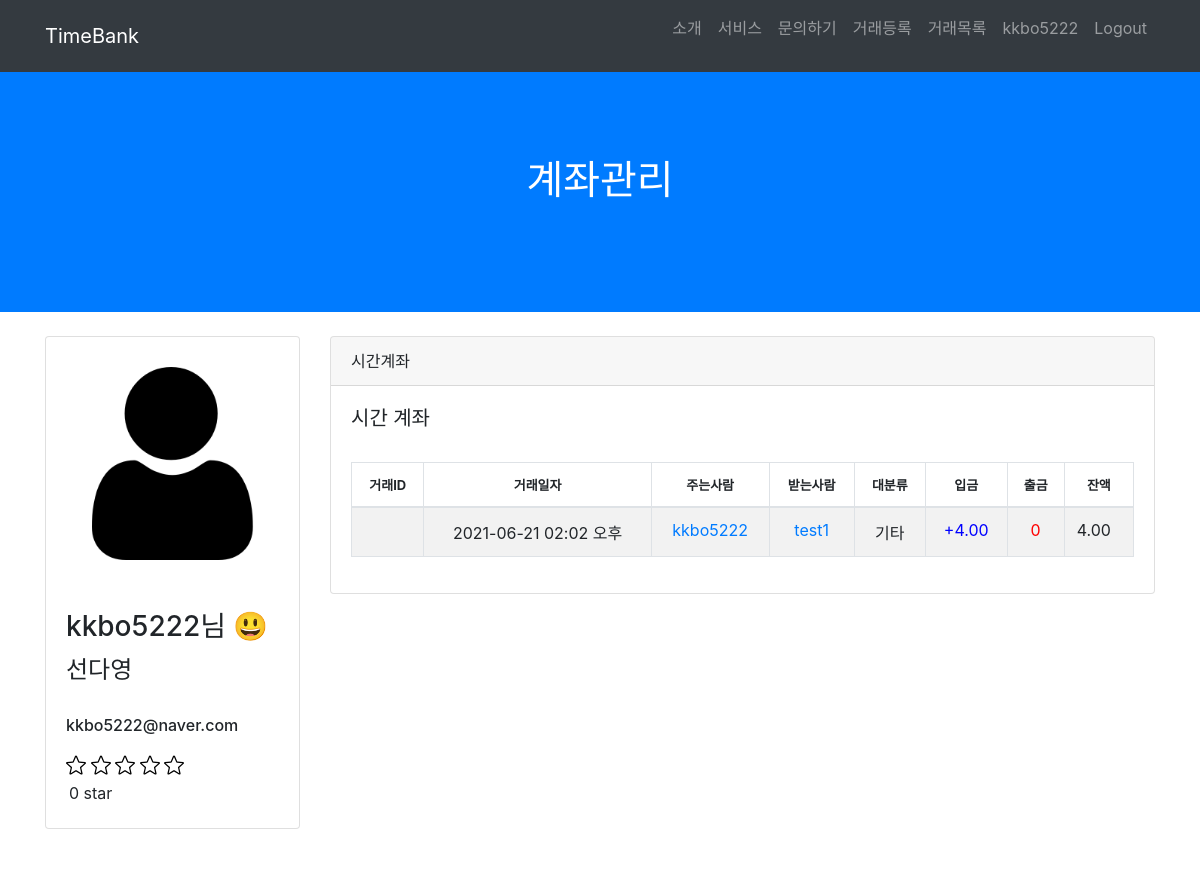
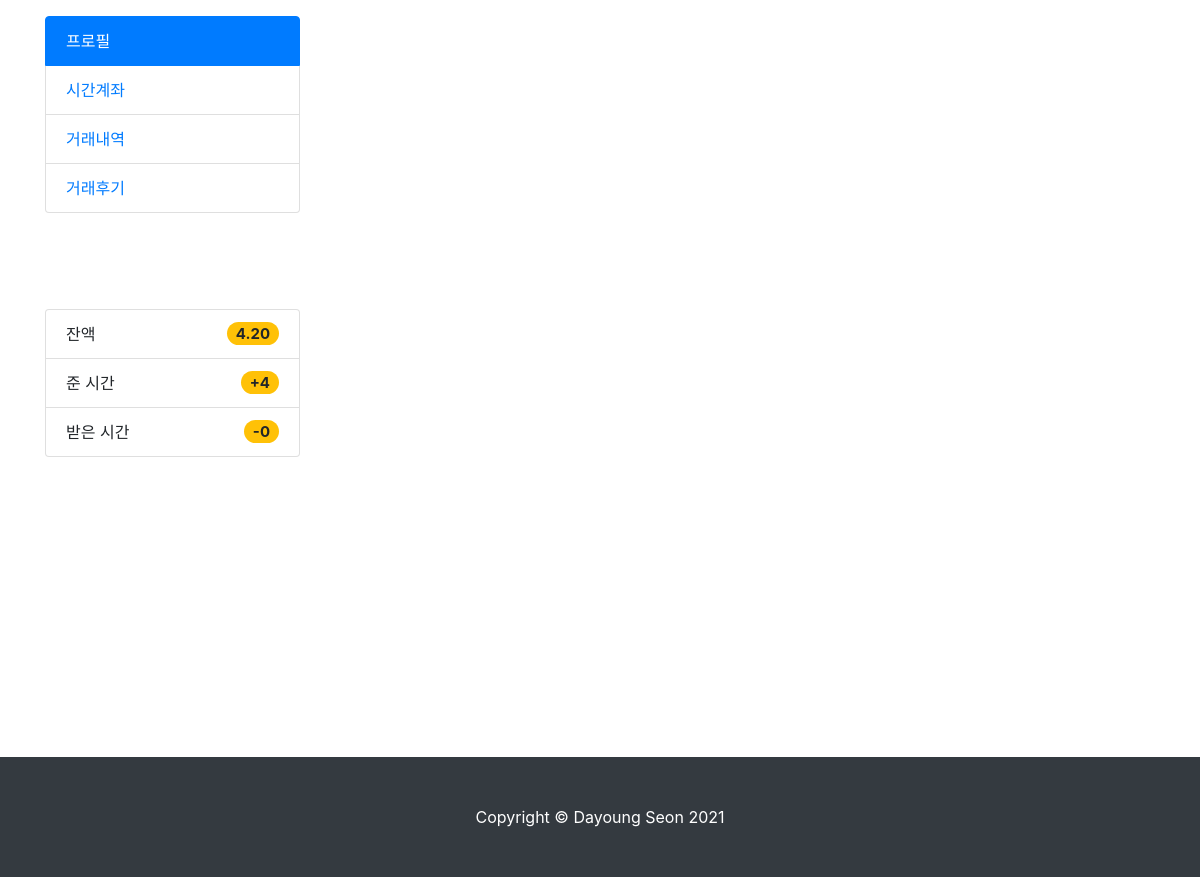
The app's page /account/kkbo5222/balance (signed in), older data (2 pictures, top to bottom).
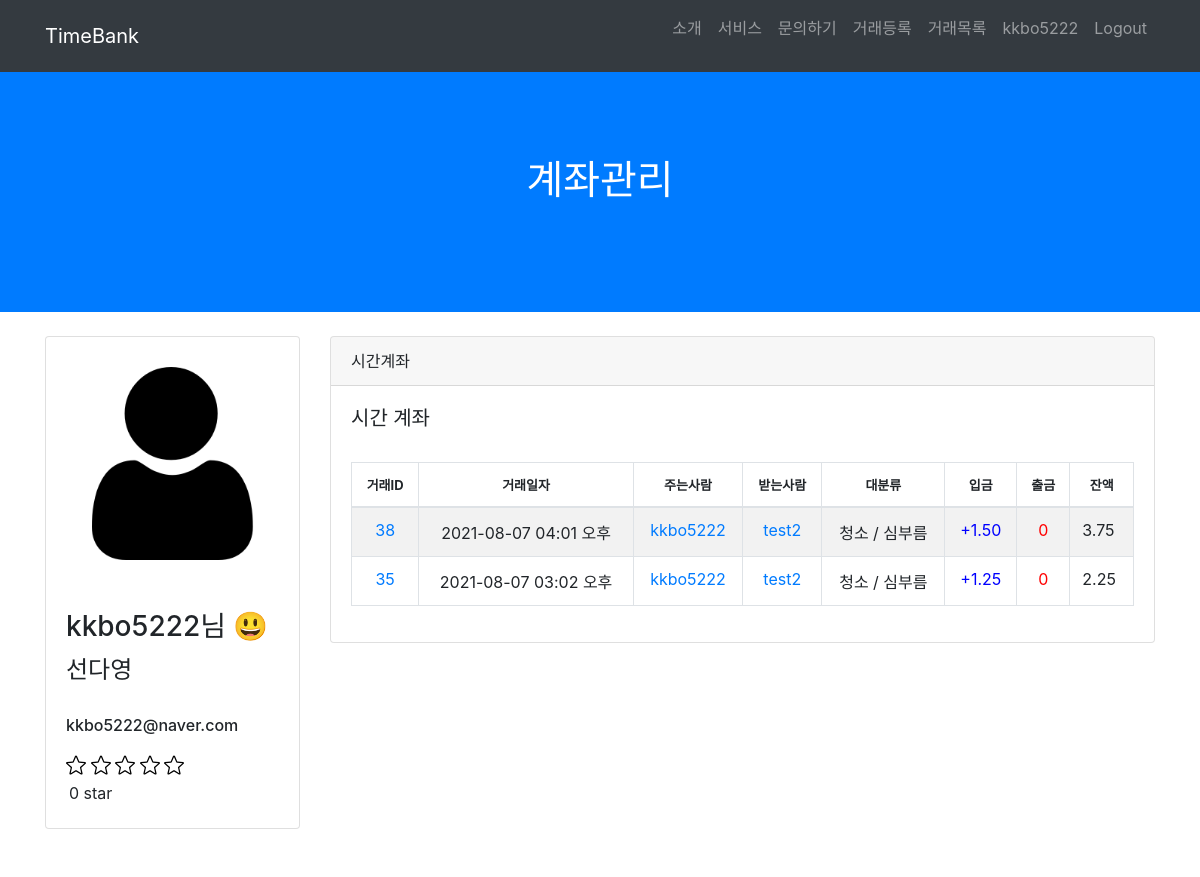
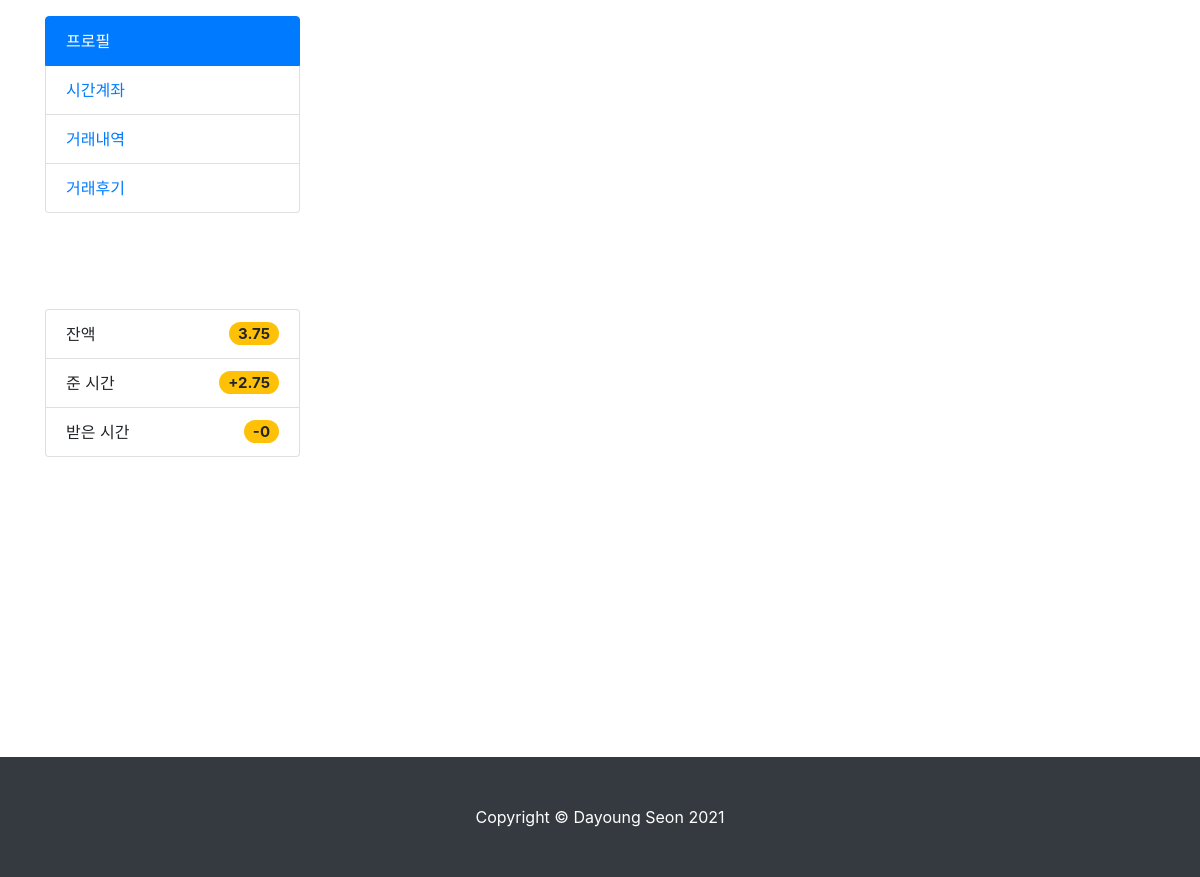
The same page, newer data (2 pictures, top to bottom).
### TimeBank_account/models.py (models this page shows)
class User(AbstractUser):
    username = models.CharField(max_length=64, verbose_name='사용자ID', unique=True)
    email = models.EmailField(max_length=128, verbose_name='E-mail')
    name = models.CharField(max_length=64, verbose_name='이름')
    password = models.CharField(max_length=100, verbose_name='비밀번호')
    contact = models.CharField(max_length=150, verbose_name='연락처')
    birth = models.CharField(max_length=150, verbose_name='생년월일')
    user_age = models.CharField(max_length=50, verbose_name='연령대')
    gender_choice = [('여성','여성'),('남성','남성'),('기타','기타')]
    gender = models.CharField(max_length=2, choices=gender_choice, verbose_name='성별')
    balance = models.DecimalField(decimal_places=2, max_digits=5,verbose_name='잔액', default=0)
    registered_dtn = models.DateField(auto_now_add=True, verbose_name='가입일자')
    image = models.ImageField(upload_to="images/", blank=True)
    about = models.TextField(verbose_name="소개말", blank=True)
    object = CustomUserManager()
    user_mode = [('코디네이터','코디네이터'),('사용자','사용자')]
    mode = models.CharField(max_length=60, choices=user_mode, verbose_name='유저등급', default='사용자', null=True)
    star = models.IntegerField(validators=[MinValueValidator(1), MaxValueValidator(5)], null=True, verbose_name='평균평점')
    def __str__(self):
        return self.username
    class Meta:
        db_table = 'TimeBank_user'

class Account(models.Model):
    post = models.ForeignKey('TimeBank_app.Post', on_delete=CASCADE, null=True, related_name='post', verbose_name='거래글')
    timestamp = models.DateTimeField(auto_now_add=True, verbose_name='거래일자')
    giver = models.ForeignKey('User', on_delete=models.CASCADE, related_name='giver', verbose_name='주는사람', null=True)
    taker = models.ForeignKey('User', on_delete=models.CASCADE, related_name='taker', verbose_name='받는사람', null=True)
    mainwork = models.CharField(max_length=100, default='', null=False)
    subwork = models.CharField(max_length=100, default='', null=False)
    tok = models.DecimalField(default=0, decimal_places=2, max_digits=5, verbose_name='거래금액')
    giver_balance = models.DecimalField(default=0, decimal_places=2, max_digits=5, verbose_name='주는사람 잔액')
    taker_balance = models.DecimalField(default=0, decimal_places=2, max_digits=5, verbose_name='받는사람 잔액')

### TimeBank_app/models.py (models this page shows, shortened)
class Post(models.Model):
    date = models.CharField(max_length=140)
    start_time = models.CharField(max_length=140)
    end_time = models.CharField(max_length=140)
    service_choice = (('주고싶어요','주고싶어요'),('받고싶어요','받고싶어요'))
    service = models.CharField(max_length=50, choices=service_choice)
    location = models.CharField(max_length=140)
    main_list = (('청소 / 심부름','청소 / 심부름'),
     ('몸 가꾸기 / 치장하기','몸 가꾸기 / 치장하기'),
     ('수선/ 수리','수선/ 수리'),
     ('상담','상담'),
     ('이동','이동'),
     ('먹기','먹기'),
     ('교육 / 여가생활','교육 / 여가생활'),
     ('정서지지','정서지지'),
     ('돌봄','돌봄'),
     ('식물 가꾸기','식물 가꾸기'),
     ('모임 장소 대여','모임 장소 대여'),
     ('의사소통','의사소통'),
     ('건강관리','건강관리'),
     ('기타','기타'),
     )
    mainwork = models.CharField(max_length=100, choices=main_list, null=True)
    subwork = models.CharField(max_length=200, verbose_name='세부 목록', default='')
    content = models.TextField(verbose_name='내용')
    created_at = models.DateTimeField(auto_now_add=True, verbose_name='등록시간')
    tok = models.DecimalField(default=1, decimal_places=2, max_digits=5, verbose_name='거래시간')
    author = models.ForeignKey('TimeBank_account.User', on_delete=models.CASCADE, verbose_name='작성자')
    status_list = (('대기','대기'),('진행','진행'),('완료','완료'),('완료확정','완료확정'),('중단','중단'))
    status = models.CharField(max_length=50, choices=status_list, default='대기')
    respond_list = (('요청대기','요청대기'),('요청승인', '요청승인'),('요청거절','요청거절'))
    respond = models.CharField(max_length=50, choices=respond_list, verbose_name='승인상태', default='요청대기')
    applicants = models.ManyToManyField('self', blank = True, related_name='apply_user', through='Apply', symmetrical=False)
    giver = models.ForeignKey('TimeBank_account.User', on_delete=models.CASCADE, related_name='give_user', verbose_name='주는사람', null=True)
    taker = models.ForeignKey('TimeBank_account.User', on_delete=models.CASCADE, related_name='take_user', verbose_name='받는사람', null=True)
    class Meta:
        ordering = ['-created_at']

### TimeBank_account/views.py (the view)
# urls.py: path('<str:username>/balance', views.balance, name="balance"),
@login_required
def balance(request, username):
    user_profile = get_object_or_404(User,username=username)
    accounts = Account.objects.filter(giver= user_profile) | Account.objects.filter(taker= user_profile)
    accounts = accounts.order_by('-timestamp')
    giver_balances = Account.objects.filter(giver=user_profile)
    recieved_reviews = Review.objects.filter(partner=user_profile)
    recieved_review_num = len(recieved_reviews)
    if recieved_review_num == 0:
        avg_star = 0
    else:
        avg_star = user_profile.star/recieved_review_num
    if 0<=avg_star<1:
        avg_star_view = 0
    elif 1<=avg_star<2:
        avg_star_view = 1
    elif 2<=avg_star<3:
        avg_star_view = 2
    elif 3<=avg_star<4:
        avg_star_view = 3
    elif 4<=avg_star<5:
        avg_star_view = 4
    elif avg_star==5:
        avg_star_view = 5
    plus_list = Account.objects.filter(giver= user_profile).aggregate(Sum('tok'))
    plus_tok = plus_list['tok__sum']
    minus_list = Account.objects.filter(taker= user_profile).aggregate(Sum('tok'))
    minus_tok = minus_list['tok__sum']
    if minus_tok == None:
        minus_tok = 0
    else:
        minus_tok
    if plus_tok == None:
        plus_tok = 0
    context = {'user_profile':user_profile,'accounts':accounts, 'giver_balances':giver_balances,
                'plus_tok':plus_tok, 'minus_tok':minus_tok,'avg_star':avg_star, "avg_star_view":avg_star_view}
    return render(request, 'balance.html', context)

### TimeBank_account/templates/balance.html (shortened to what the changed rows need)
{% load static %}
<html lang="en">
<head>
  <link href="{% static 'vendor/bootstrap/css/bootstrap.min.css' %}" rel="stylesheet">
  <link href="{% static 'css/scrolling-nav.css' %}" rel="stylesheet">
</head>
<body id="page-top">
 <nav class="navbar navbar-expand-lg navbar-dark bg-dark fixed-top" id="mainNav">
  <div class="container">
    <div class="collapse navbar-collapse" id="navbarResponsive">
      <ul class="navbar-nav ml-auto">
        {% if user.is_authenticated %}
        <li class="nav-item">
          <a class="nav-link js-scroll-trigger" href="{% url 'profile' user.username %}">{{ user.get_username }}</a>
        </li>
        <li class="nav-item">
          <form action="{% url 'logout' %}" method="POST">
            <input type="submit" class="nav-link logout" href="{% url 'logout' %}" value="Logout" style="border: none; background: transparent;">
          </form>
        </li>
        {% endif %}
      </ul>
    </div>
  </div>
</nav>
  <header class="bg-primary text-white">
    <div class="container text-center">
      <h1>계좌관리</h1>
    </div>
  </header>
 <div class="container">
  <div class="row">
    <div class="col-lg-3">
      <div class="card mt-4">
        <div class="card-body">
          <h3 class="card-title">{{ user_profile.get_username }}님 😃</h3>
          <h4>{{ user_profile.name }}</h4><br>
          <h6>{{ user_profile.email }}</h6>
          <span>
            {% if avg_star_view == 0 %}
              <img width="20" height="20"/>
              <img width="20" height="20"/>
              <img width="20" height="20"/>
              <img width="20" height="20"/>
              <img width="20" height="20"/>
              {% elif avg_star_view == 5 %}
              &#11088;&#11088;&#11088;&#11088;
              {% endif %}
          </span>
           <div style="margin: 3px; margin-top:5px;">{{avg_star}} star</div></div>
      </div>
      {% if user_profile.username == user.get_username %}
        <br><br>
      {% endif %}
      <br><br>
      <ul class="list-group">
        <li class="list-group-item d-flex justify-content-between align-items-center">
          잔액
          <span class="badge badge-warning badge-pill" style="font-size: 15px;">{{ user_profile.balance }}</span>
        </li>
        <li class="list-group-item d-flex justify-content-between align-items-center">
          준 시간
          <span class="badge badge-warning badge-pill" style="font-size: 15px;">+{{plus_tok}}</span>
        </li>
      </ul>
    </div>
    <div class="col-lg-9">
      <div class="card card-outline-secondary my-4">
        <div class="card-body">
          <br>
          <table id="example" class="table table-striped table-bordered" style="width:100%">
            <thead>
              <tr>
                <th style="font-size: 13px; text-align: center;">거래ID</th>
                <th style="font-size: 13px; text-align: center;">거래일자</th>
                <th style="font-size: 13px; text-align: center;">주는사람</th>
                <th style="font-size: 13px; text-align: center;">받는사람</th>
                <th style="font-size: 13px; text-align: center;">대분류</th>
                <th style="font-size: 13px; text-align: center;">입금</th>
                <th style="font-size: 13px; text-align: center;">출금</th>
                <th style="font-size: 13px; text-align: center;">잔액</th>
            </tr>
            </thead>
            <tbody>
              {% for account in accounts %}
              <td style="text-align: center;"><a href="{% url 'post_detail' account.post.id %}">{{ account.post.id }}</a></td>
              <td style="text-align: center;">{{ account.timestamp|date:"Y-m-d h:i A"}}</td>
              {% if account.giver %}
              <td style="text-align: center;"><a href="{% url 'profile' account.giver.username %}">{{ account.giver }}</a></td>
              {% else %}
              <td style="text-align: center;">-</td>
              {% endif %}
              <td style="text-align: center;"><a href="{% url 'profile' account.taker.username %}">{{ account.taker }}</a></td>
              <td style="text-align: center;">{{ account.mainwork }}</td>
              {% if account.giver == user_profile %}
                <td style="text-align: center; color: blue;">+{{ account.tok }}</td>
                <td style="text-align: center; color: red;">0</td>
                <td>{{ account.giver_balance }}</td>
              {% endif %}
          {% endfor %}
            </tbody>
          </table>
        </div>
      </div>
</div>
</div>
</div>
</body>
</html>

Row changes from the older to the newer data that the page shows:
no longer on this page (row edited): Account: timestamp "2021-06-21 02:02 오후", giver "kkbo5222", taker "test1", mainwork "기타", tok "4.00", giver_balance "4.00"
changed User "kkbo5222": balance "4.20" → "3.75"
added Account: post.id "38", timestamp "2021-08-07 04:01 오후", giver "kkbo5222", taker "test2", mainwork "청소 / 심부름", tok "1.50", giver_balance "3.75"
added Account: post.id "35", timestamp "2021-08-07 03:02 오후", giver "kkbo5222", taker "test2", mainwork "청소 / 심부름", tok "1.25", giver_balance "2.25"
Text that changed along with them:
{{ plus_tok }}: "4" → "2.75"
